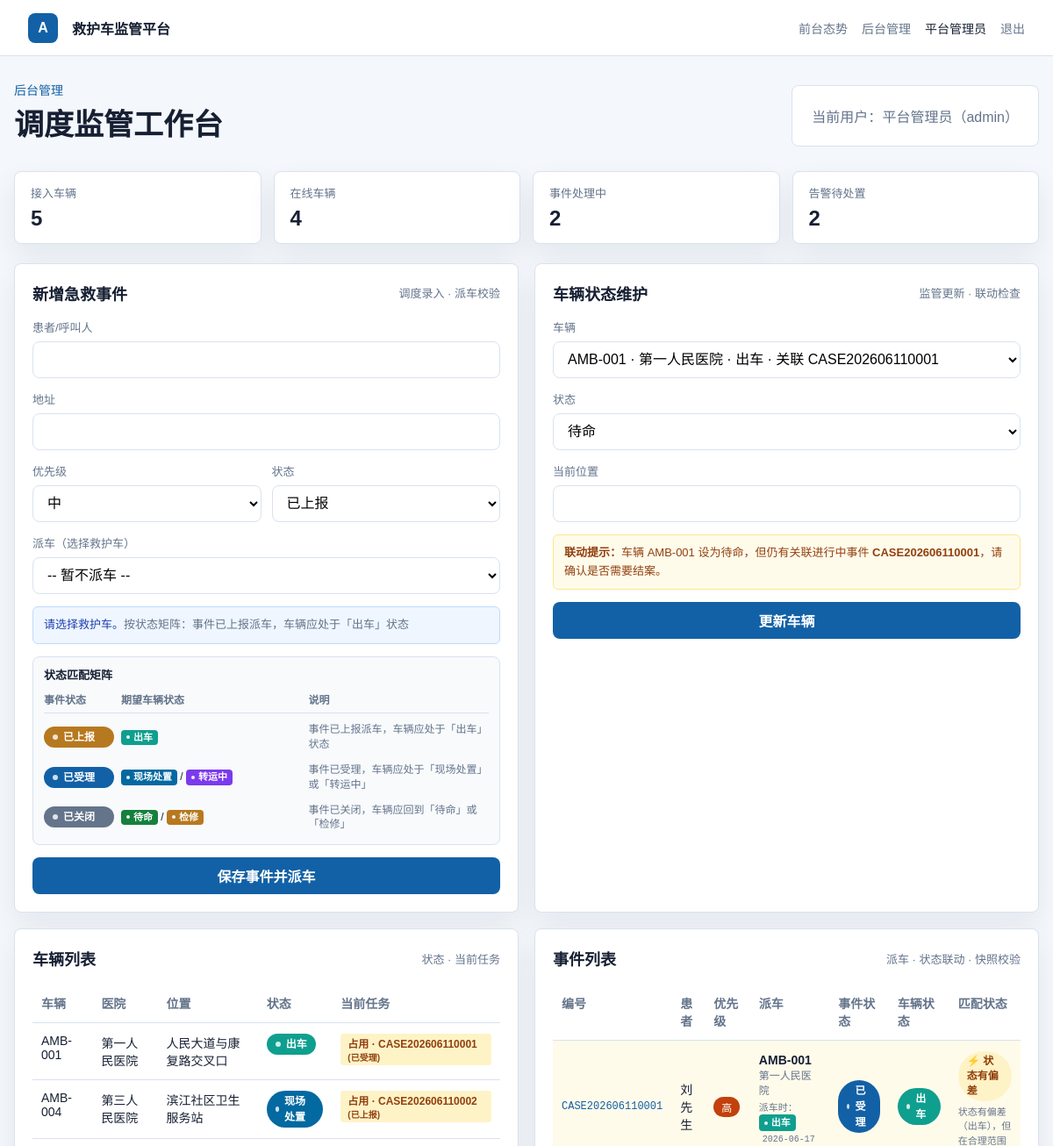
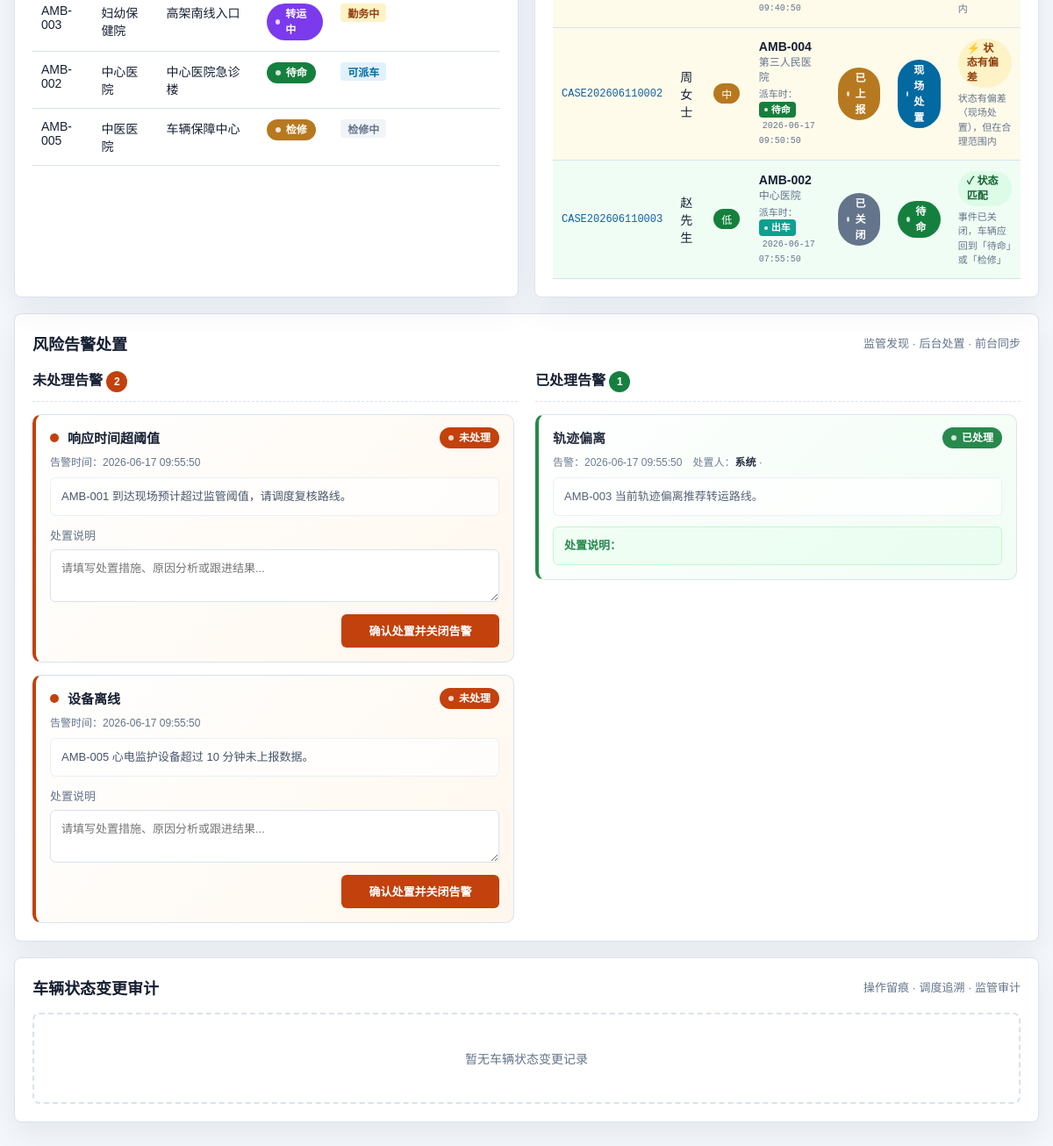
The page /admin (signed in) on the database its author committed (2 pictures, top to bottom).
### tables this page shows
CREATE TABLE IF NOT EXISTS ambulances (
    id INT AUTO_INCREMENT PRIMARY KEY,
    code VARCHAR(30) NOT NULL UNIQUE,
    plate_no VARCHAR(30) NOT NULL,
    hospital VARCHAR(120) NOT NULL,
    driver_name VARCHAR(50) NOT NULL,
    status VARCHAR(30) NOT NULL,
    location VARCHAR(160) NOT NULL,
    updated_at TIMESTAMP DEFAULT CURRENT_TIMESTAMP ON UPDATE CURRENT_TIMESTAMP
);

CREATE TABLE IF NOT EXISTS emergency_cases (
    id INT AUTO_INCREMENT PRIMARY KEY,
    case_no VARCHAR(40) NOT NULL UNIQUE,
    patient_name VARCHAR(80) NOT NULL,
    priority VARCHAR(20) NOT NULL,
    address VARCHAR(180) NOT NULL,
    status VARCHAR(30) NOT NULL,
    assigned_ambulance VARCHAR(30) NULL,
    dispatch_vehicle_status VARCHAR(30) NULL,
    dispatched_at TIMESTAMP NULL DEFAULT NULL,
    created_at TIMESTAMP DEFAULT CURRENT_TIMESTAMP
);

CREATE TABLE IF NOT EXISTS alerts (
    id INT AUTO_INCREMENT PRIMARY KEY,
    title VARCHAR(120) NOT NULL,
    description VARCHAR(255) NOT NULL,
    status VARCHAR(20) NOT NULL DEFAULT 'open',
    handling_notes TEXT NULL,
    handled_by INT NULL,
    handled_at TIMESTAMP NULL DEFAULT NULL,
    created_at TIMESTAMP DEFAULT CURRENT_TIMESTAMP,
    FOREIGN KEY (handled_by) REFERENCES users(id) ON DELETE SET NULL
);

### templates/admin.php (the view, shortened to what the rows shown need)
<section class="admin-head">
    <div>
        <h1>调度监管工作台</h1>
    </div>
</section>
<section class="grid two">
    <div class="panel">
        <div class="panel-head">
            <h2>新增急救事件</h2>
        </div>
    </div>
    <div class="panel">
        <div class="panel-head">
            <h2>车辆状态维护</h2>
        </div>
    </div>
</section>
<section class="grid two">
    <div class="panel">
        <div class="panel-head">
            <h2>车辆列表</h2>
        </div>
        <table>
            <thead>
                <tr>
                    <th>车辆</th>
                    <th>医院</th>
                    <th>位置</th>
                    <th>状态</th>
                    <th>当前任务</th>
                </tr>
            </thead>
            <tbody>
            <?php foreach ($ambulances as $ambulance): ?>
                <tr>
                    <td><?= h($ambulance['code']) ?></td>
                    <td><?= h($ambulance['hospital']) ?></td>
                    <td><?= h($ambulance['location']) ?></td>
                    <td>
                        <span class="status-tag <?= statusClass($ambulance['status']) ?>">
                            <?= statusText($ambulance['status']) ?>
                        </span>
                    </td>
                    <td>
                        <?php if (!empty($ambulance['active_case_no'])): ?>
                            <span class="dispatch-tag busy">
                                占用 · <?= h($ambulance['active_case_no']) ?>
                                <small>(<?= statusText($ambulance['active_case_status']) ?>)</small>
                            </span>
                        <?php elseif ($ambulance['status'] === 'standby'): ?>
                            <span class="dispatch-tag">可派车</span>
                        <?php elseif ($ambulance['status'] === 'maintenance'): ?>
                            <span class="dispatch-tag none">检修中</span>
                        <?php else: ?>
                            <span class="dispatch-tag busy">勤务中</span>
                        <?php endif; ?>
                    </td>
                </tr>
            <?php endforeach; ?>
            </tbody>
        </table>
    </div>
    <div class="panel">
        <div class="panel-head">
            <h2>事件列表</h2>
        </div>
        <table class="case-table">
            <thead>
                <tr>
                    <th>编号</th>
                    <th>患者</th>
                    <th>优先级</th>
                    <th>派车</th>
                    <th>事件状态</th>
                    <th>车辆状态</th>
                    <th>匹配状态</th>
                </tr>
            </thead>
            <tbody>
            <?php foreach ($cases as $case): ?>
                <?php
                    $hasAmbulance = !empty($case['assigned_ambulance']);
                    $match = checkCaseVehicleStatusMatch(
                        $case['status'],
                        $case['ambulance_status'] ?? null,
                        $hasAmbulance
                    );
                ?>
                <tr class="case-row-<?= $match['level'] ?>">
                    <td class="case-link"><?= h($case['case_no']) ?></td>
                    <td><?= h($case['patient_name']) ?></td>
                    <td><span class="badge priority-<?= h($case['priority']) ?>"><?= priorityText($case['priority']) ?></span></td>
                    <td>
                        <?php if ($hasAmbulance): ?>
                            <div>
                                <strong><?= h($case['assigned_ambulance']) ?></strong>
                                <?php if (!empty($case['ambulance_hospital'])): ?>
                                    <div style="font-size:12px;color:var(--muted)"><?= h($case['ambulance_hospital']) ?></div>
                                <?php endif; ?>
                                <?php if (!empty($case['dispatch_vehicle_status'])): ?>
                                    <div class="snapshot-info">
                                        派车时：<span class="status-tag-small status-<?= h($case['dispatch_vehicle_status']) ?>"><?= statusText($case['dispatch_vehicle_status']) ?></span>
                                        <?php if (!empty($case['dispatched_at'])): ?>
                                            <span class="snapshot-time"><?= h($case['dispatched_at']) ?></span>
                                        <?php endif; ?>
                                    </div>
                                <?php endif; ?>
                            </div>
                        <?php else: ?>
                            <span class="dispatch-tag none">待派车</span>
                        <?php endif; ?>
                    </td>
                    <td>
                        <span class="status-tag <?= statusClass($case['status']) ?>">
                            <?= statusText($case['status']) ?>
                        </span>
                    </td>
                    <td>
                        <?php if ($hasAmbulance && !empty($case['ambulance_status'])): ?>
                            <span class="status-tag <?= statusClass($case['ambulance_status']) ?>">
                                <?= statusText($case['ambulance_status']) ?>
                            </span>
                        <?php elseif ($hasAmbulance): ?>
                            <span style="color:var(--muted);font-size:12px">车辆已移除</span>
                        <?php else: ?>
                            <span style="color:var(--muted);font-size:13px">—</span>
                        <?php endif; ?>
                    </td>
                    <td>
                        <?php if ($match['level'] === 'match'): ?>
                            <span class="match-badge match">✓ <?= matchLevelText($match['level']) ?></span>
                        <?php elseif ($match['level'] === 'warn'): ?>
                            <span class="match-badge warn">⚡ <?= matchLevelText($match['level']) ?></span>
                        <?php elseif ($match['level'] === 'error'): ?>
                            <span class="match-badge error">⚠ <?= matchLevelText($match['level']) ?></span>
                        <?php else: ?>
                            <span class="match-badge none">— <?= matchLevelText($match['level']) ?></span>
                        <?php endif; ?>
                        <?php if ($match['level'] !== 'none' && $match['level'] !== 'match'): ?>
                            <div class="match-reason"><?= h($match['reason']) ?></div>
                        <?php endif; ?>
                        <?php if ($match['level'] === 'match'): ?>
                            <div class="match-reason muted"><?= h($match['expected']) ?></div>
                        <?php endif; ?>
                    </td>
                </tr>
            <?php endforeach; ?>
            </tbody>
        </table>
    </div>
</section>
<section class="panel alerts-panel">
    <div class="panel-head">
        <h2>风险告警处置</h2>
    </div>
    <div class="alerts-section">
        <div class="alerts-open-section">
            <?php if (empty($open_alerts)): ?>
                <div class="alerts-empty">
                    <span class="empty-icon">✓</span>
                    <p>当前暂无未处理告警，系统运行正常</p>
                </div>
            <?php else: ?>
                <div class="alerts-open-list">
                    <?php foreach ($open_alerts as $alert): ?>
                        <article class="alert-card alert-open">
                            <div class="alert-card-head">
                                <div class="alert-title-row">
                                    <span class="alert-priority-dot"></span>
                                    <h4><?= h($alert['title']) ?></h4>
                                    <span class="status-tag status-open">未处理</span>
                                </div>
                                <div class="alert-meta">
                                    <span class="alert-time">告警时间：<?= h($alert['created_at']) ?></span>
                                </div>
                            </div>
                            <div class="alert-card-body">
                                <p class="alert-description"><?= h($alert['description']) ?></p>
                                <form class="alert-handle-form" method="post" action="/admin/alerts/handle">
                                    <label>
                                        <span>处置说明</span>
                                        <textarea name="handling_notes" rows="2" placeholder="请填写处置措施、原因分析或跟进结果..." required></textarea>
                                    </label>
                                    <div class="alert-form-actions">
                                        <button type="submit" class="btn-handle">确认处置并关闭告警</button>
                                    </div>
                                </form>
                            </div>
                        </article>
                    <?php endforeach; ?>
                </div>
            <?php endif; ?>
        </div>
        <div class="alerts-resolved-section">
            <?php if (empty($resolved_alerts)): ?>
                <div class="alerts-empty muted">
                    <p>暂无已处理记录</p>
                </div>
            <?php else: ?>
                <div class="alerts-resolved-list">
                    <?php foreach ($resolved_alerts as $alert): ?>
                        <article class="alert-card alert-resolved">
                            <div class="alert-card-head">
                                <div class="alert-title-row">
                                    <h4><?= h($alert['title']) ?></h4>
                                    <span class="status-tag status-resolved">已处理</span>
                                </div>
                                <div class="alert-meta">
                                    <span class="alert-time">告警：<?= h($alert['created_at']) ?></span>
                                    <span class="alert-handle-info">
                                        处置人：<strong><?= h($alert['handler_name'] ?? '系统') ?></strong>
                                        · <?= h($alert['handled_at']) ?>
                                    </span>
                                </div>
                            </div>
                            <div class="alert-card-body">
                                <p class="alert-description"><?= h($alert['description']) ?></p>
                                <div class="alert-handling-notes">
                                    <span class="handling-notes-label">处置说明：</span>
                                </div>
                            </div>
                        </article>
                    <?php endforeach; ?>
                </div>
            <?php endif; ?>
        </div>
    </div>
</section>
<section class="panel audit-panel">
    <div class="panel-head">
        <h2>车辆状态变更审计</h2>
    </div>
</section>
<?php
require __DIR__ . '/layout.php';

### rows shown on the page
ambulances: code "AMB-001", hospital "第一人民医院", location "人民大道与康复路交叉口", status "出车", active_case_no "CASE202606110001", active_case_status "已受理"
ambulances: code "AMB-004", hospital "第三人民医院", location "滨江社区卫生服务站", status "现场处置", active_case_no "CASE202606110002", active_case_status "已上报"
ambulances: code "AMB-003", hospital "妇幼保健院", location "高架南线入口", status "转运中", shows "勤务中"
ambulances: code "AMB-002", hospital "中心医院", location "中心医院急诊楼", status "待命", shows "可派车"
ambulances: code "AMB-005", hospital "中医医院", location "车辆保障中心", status "检修", shows "检修中"
emergency_cases: case_no "CASE202606110001", patient_name "刘先生", priority "高", assigned_ambulance "AMB-001", ambulances.hospital "第一人民医院", dispatch_vehicle_status "出车", dispatched_at "2026-06-17 09:40:50", status "已受理", ambulances.status "出车", level "状态有偏差", reason "状态有偏差（出车），但在合理范围内"
emergency_cases: case_no "CASE202606110002", patient_name "周女士", priority "中", assigned_ambulance "AMB-004", ambulances.hospital "第三人民医院", dispatch_vehicle_status "待命", dispatched_at "2026-06-17 09:50:50", status "已上报", ambulances.status "现场处置", level "状态有偏差", reason "状态有偏差（现场处置），但在合理范围内"
emergency_cases: case_no "CASE202606110003", patient_name "赵先生", priority "低", assigned_ambulance "AMB-002", ambulances.hospital "中心医院", dispatch_vehicle_status "出车", dispatched_at "2026-06-17 07:55:50", status "已关闭", ambulances.status "待命", level "状态匹配", expected "事件已关闭，车辆应回到「待命」或「检修」"
alerts: title "响应时间超阈值", created_at "2026-06-17 09:55:50", description "AMB-001 到达现场预计超过监管阈值，请调度复核路线。"
alerts: title "设备离线", created_at "2026-06-17 09:55:50", description "AMB-005 心电监护设备超过 10 分钟未上报数据。"
alerts: title "轨迹偏离", created_at "2026-06-17 09:55:50", handler_name "系统", description "AMB-003 当前轨迹偏离推荐转运路线。"

### other values the page prints
$user['name'] "平台管理员"
$user['role'] "admin"
$overview['ambulances_total'] "5"
$overview['ambulances_online'] "4"
$overview['active_cases'] "2"
$overview['alerts'] "2"
$rule['label'] "已上报"
statusText($s) "出车"
$rule['description'] "事件已上报派车，车辆应处于「出车」状态"
$rule['label'] "已受理"
statusText($s) "现场处置"
statusText($s) "转运中"
$rule['description'] "事件已受理，车辆应处于「现场处置」或「转运中」"
$rule['label'] "已关闭"
statusText($s) "待命"
